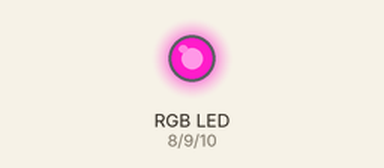
Recording of a sketch running on a simulated Arduino Uno, built with avr-gcc and run on an emulated ATmega328P. Parts: an RGB LED mixed from three pins (HIGH = lit).

Above: at 0.1 s.
Timing chart, 0 to 1.6 s (numbered marks = the images above):
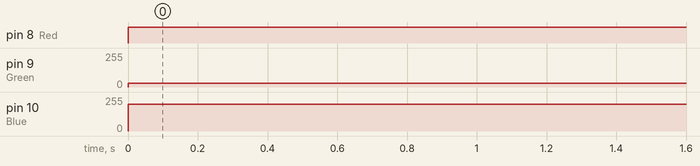

Measured:
- by itself, pin 8 (Red): LOW → HIGH at 0.00 s
- by itself, pin 9 (Green): 0/255 → 28/255 at 0.00 s
- by itself, pin 10 (Blue): 0/255 → 202/255 at 0.00 s

The sketch:

RGBcolorSelector.ino
```cpp
/*
This is the RGB color selector program.

Goal: make any color you want using a combination of Red, Green and Blue on your RGB LED.
The color is achieved by varying the intensity of the 3 different colors of RGB.

Main Theme: Analog Output (analogWrite) + byte function.
*/

// Here I declared a variable called "Red" and gave it the value of 8.
int Red = 8;
// Here I declared a variable called "Green" and gave it the value of 9.
int Green = 9;
// Here I declared a variable called "Blue" and gave it the value of 10.
int Blue = 10;
void setup()
{
// This function will allow us to assign any bit number ranging from 0 to 255.
byte(255);
// bits ---> volts  [bit value * (5/255) = volts]
}

void loop()
{
// Here I tell the Arduino to output an analog value of 255 bit to my Red LED of RGB (5V)
analogWrite(Red, 226);
// Here I tell the Arduino to output an analog value of 17 bit to my Green LED of RGB (0.34V)
analogWrite(Green, 28);
// Here I tell the Arduino to output an analog value of 131 bit to my Blue LED of RGB (2.62V)
analogWrite(Blue, 202);
}
```
